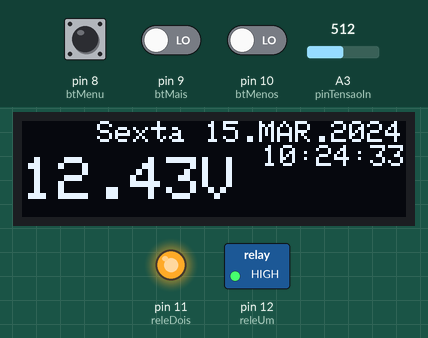
The sketch below on a simulated Arduino Uno, built with avr-gcc and run on an emulated ATmega328P. On the bench: 128×32 one-colour display, switched loads named in the sketch (green lamp = pin HIGH), output pins drawn as LEDs (lit = HIGH). The inputs (shaded band) are chosen by the test bench; at power-on: pin 8 (btMenu) LOW, pin 9 (btMais) LOW, pin 10 (btMenos) LOW, A3 (pinTensaoIn) = 512. The local clock reads 2024-03-15 10:24:30 at power-on unless the sketch sets it.

Above: at 3.7 s.
3.8 s: pin 8 (btMenu) pulled HIGH for 3.2 s
At 7.8 s:
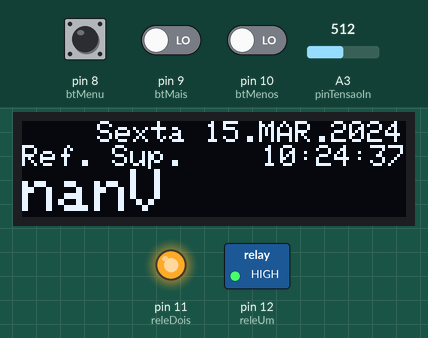
8.5 s: pin 8 (btMenu) pulled HIGH for 0.15 s
At 9.8 s:
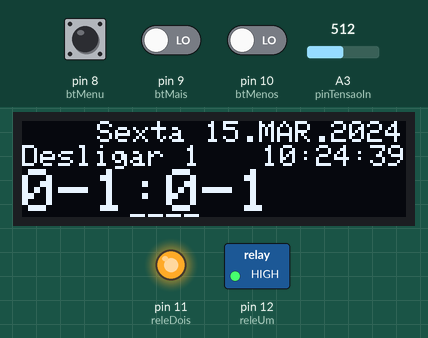
10.1 s: pin 9 (btMais) driven HIGH
At 10.49 s:
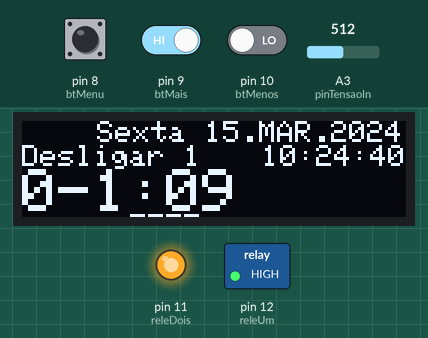
11.8 s: pin 10 (btMenos) driven HIGH
At 13.0 s:
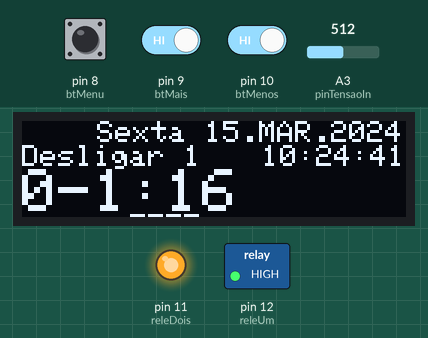
14.8 s: pin 9 (btMais) driven LOW
At 15.01 s:
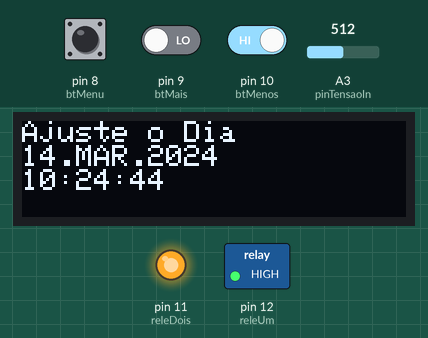
17.2 s: pin 8 (btMenu) pulled HIGH for 1 s
At 17.49 s:
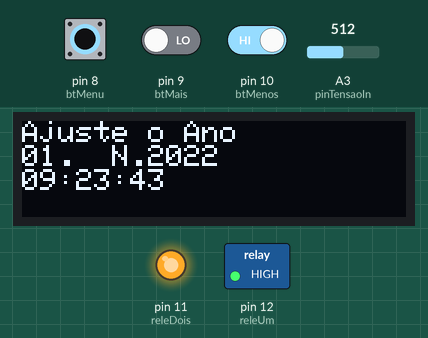
Timing chart, 0 to 20.2 s (numbered marks = the images above; inputs shaded):
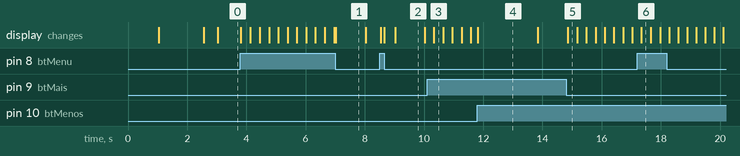

The sketch:

ControladorDeCarga.ino
```cpp
/*
Controlador de Carga
Projeto Criado por Judenilson Araujo Silva, a pedido de seu amigo Dennis Rego de Farias Sousa,
para controle de uso do inversor 12v/220v em sua residência, controlando o estado de acionamento do inversor através de horas determinadas, bem como,
o desligamento automático quando as baterias estiverem abaixo da carga desejada, para conservação das mesmas, permitindo o religamento apenas
quando a voltagem de carga tiver sido alcaçada novamente.
O Arduino será alimentado pelas próprias baterias do sistema. Através de um regulador de tensão ajustado para fornecer 10V.
*/

#include <Adafruit_GFX.h>     // Biblioteca para uso no display
#include <Adafruit_SSD1306.h> // Biblioteca para uso no display

#include <Wire.h>   // Biblioteca para I2C com o módulo RTC (Real Time Clock)
#include <RTClib.h> // Biblioteca do RTC (RTC_DS3231 no meu caso)

#include <EEPROM.h> // Biblioteca para trabalhar com a memória EEPROM

// Declarações usadas no Real Time Clock (RTC) ------------------------------------------------------------------------------
RTC_DS3231 rtc; // Criando um Objeto do tipo RTC_DS3231
char diasDaSemana[7][11] = {"  Domingo", "  Segunda", "    Terca", "   Quarta", "   Quinta", "    Sexta", "   Sabado"};
char meses[12][4] = {"JAN", "FEV", "MAR", "ABR", "MAI", "JUN", "JUL", "AGO", "SET", "OUT", "NOV", "DEZ"};
int tempo[3]={0,0,0};

// Declarações usadas no display ------------------------------------------------------------------------------
// #define SCREEN_WIDTH 128 // OLED display width, in pixels
// #define SCREEN_HEIGHT 64 // OLED display height, in pixels
// #define OLED_RESET     -1 // Reset pin # (or -1 if sharing Arduino reset pin)
// Adafruit_SSD1306 display(SCREEN_WIDTH, SCREEN_HEIGHT, &Wire, OLED_RESET);
Adafruit_SSD1306 display (-1);

// Declarações usadas na medição de tensão ----------------------------------------------------------------
const int pinTensaoIn = A3; // Pino analógico do arduino para medição de tensão
float tensaoMedida = 0.0;
int ajusteSensor = 0; // (2 bytes), Variável usada para possibilitar algum ajuste na medição quando instalado em baterias e conferido com voltímetro.
int timer[8]={23, 59, 2, 2, 3, 3, 4, 4}; // (16 bytes)
float tensaoRefInf = 12.15f; // (4 bytes) Variável de referência inferior para desarme do sistema.
float tensaoRefSup = 13.05f; // (4 bytes) Variável de referência superior para possibilitar rearme do sistema.
float rearme = true; // Variável para controlar se o sistema ja descarregou as baterias.
// A EEPROM vai armazenar 26 Bytes, no Arduino UNO seu tamanho disponível é de 1KB, ou seja, dá q sobra!

// Declarações usadas nos botões ----------------------------------------------------------------
#define btMenu 8
#define btMais 9
#define btMenos 10

// Declarações usadas nos relés ----------------------------------------------------------------
// O ideal é q os relés sejam de acionamento no estado alto (HIGH) não é o caso desse projeto.
#define releUm 12
#define releDois 11
bool estadoReleA = true;
bool estadoReleB = true;

int menu = 0; // declaração de seleção do menu

void setup(){
	// as definições dos relés vem no primeiro instante para que ele não tenha tempo de acionamento, antes da saida ficar HIGH.
	pinMode(releUm, OUTPUT);
	pinMode(releDois, OUTPUT);
  digitalWrite(releUm, estadoReleA);
  digitalWrite(releDois, estadoReleB);

	Serial.begin(115200);
	delay(1000);

	// Para Limpar a EPROM. Rodar apenas uma vez.
  // for (int i = 0 ; i < 50 ; i++) {
  // // EEPROM.write(i, 0); // Limpar EEPROM colocando zero em todas as posições
  // }

	pinMode(btMenu, INPUT);
	pinMode(btMais, INPUT);
	pinMode(btMenos, INPUT);
	pinMode(pinTensaoIn, INPUT);

	// iniciando o Display nas portas padrão para comunicação I2C, display 128x32, o 128x64 é 0x3D
	// Display OLED e Arduino UNO, pinos -> SDA pino A4, SCK pino A5, GND e VCC são óbvios :P
  display.begin(SSD1306_SWITCHCAPVCC, 0x3C);

  display.clearDisplay();
  display.setTextColor(WHITE);
  display.setTextSize(1);
  display.print("Iniciando...");
  display.display();

  delay(1500);
  // SETUP RTC ------------------------------------------------------------------------------
  if (!rtc.begin()) {
      display.clearDisplay();
      display.setTextSize(1);
      display.setCursor(0,5);
      display.print("RTC Problema!");
      display.display();
      while (1);
    }
  if(rtc.lostPower()){ //Se remover a bateria o relógio será ajustado para o dia final do desenvolvimento.
    display.clearDisplay();
    display.setCursor(0,10);
    display.println("Ajuste a");
    display.setCursor(0,20);
    display.println("HORA!");
    display.display();
    rtc.adjust(DateTime(2020, 4, 11, 12, 0, 0)); //(ANO), (MÊS), (DIA), (HORA), (MINUTOS), (SEGUNDOS)
    delay(1500);
  }

  // Resgatando as configurações salvas na EEPROM, caso o Arduino seja desligado.
	EEPROM.get(0, ajusteSensor);
	for (int i = 0; i < 9; i++){
		EEPROM.get(2 + i * 2, timer[i]);
	}
	EEPROM.get(18, tensaoRefInf);
	EEPROM.get(22, tensaoRefSup);
}

void loop(){
  int leituraSensor = analogRead(pinTensaoIn);
  tensaoMedida = (((leituraSensor * 5.0) + ajusteSensor) / 1024.0) / (7539.0 / (29960.0 + 7539.0)) ; // cálculo para exibir tensão de alimentação.
  // ((Leitura_Sensor * Tensão_Máxima_da_Porta) / Resolução) / ((R1 / (R2 + R1)) + ajustes);

	if (digitalRead(btMais) && digitalRead(btMenos)){
  	delay(1000);
  	ajustarDataHora();
	}

  DateTime now = rtc.now();
  tempo[0] = now.hour();
  tempo[1] = now.minute();
  tempo[2] = now.second();
	reles();
  // Dia da semana por extenso  --------------------------------------------
  display.clearDisplay();
  display.setTextSize(1);
  display.setCursor(1,0);
  display.print(diasDaSemana[now.dayOfTheWeek()]);
  display.print(" ");
  // Dia, Mês e Ano (17-OUT-2019) ------------------------------------------
  if (now.day() < 10){  // Colocar o zero na frente quando tiver 1 digito apenas
    display.print(0);
    display.print(now.day(), DEC);
  }else{
    display.print(now.day(), DEC);
  }
  display.print(".");
  display.print(meses[now.month()-1]);
  display.print(".");
  display.println(now.year(), DEC);
  // Horas ------------------------------------------------------------------
  display.setCursor(80,8);
  if (now.hour() < 10){ // Colocar o zero na frente quando tiver 1 digito apenas
    display.print(0);
    display.print(now.hour(), DEC);
  }else {
    display.print(now.hour(), DEC);
  }
  display.print(":");
	// MINUTOS ----------------------------------------------------------------
  if (now.minute() < 10){ // Colocar o zero na frente quando tiver 1 digito apenas
    display.print(0);
    display.print(now.minute(), DEC);
  }else{
    display.print(now.minute(), DEC);
  }
  display.print(":");
  // SEGUNDOS ---------------------------------------------------------------
  if (now.second() < 10){ // Colocar o zero na frente quando tiver 1 digito apenas
    display.print(0);
    display.print(now.second(), DEC);
  }else{
    display.print(now.second(), DEC);
  }

	if (digitalRead(btMenu)){
		menu++;
		if (menu > 12){
			menu = 0;
		}
	}

	switch (menu){
		case 0:
		  display.setTextSize(2);
		  display.setCursor(0,12);
		  display.print(tensaoMedida);
		  display.print("V");
		break;
		case 1: // Timer A Setando HORA ON
			setTimer("Ligar 1", 1, 0, 1);
		break;
		case 2: // Timer A Setando MINUTO ON
			setTimer("Ligar 1", 0, 0, 1);
		break;
		case 3: // Timer A Setando HORA OFF
			setTimer("Desligar 1", 1, 2, 3);
		break;
		case 4: // Timer A Setando MINUTO OFF
			setTimer("Desligar 1", 0, 2, 3);
		break;
		case 5: // Timer B Setando HORA ON
			setTimer("Ligar 2", 1, 4, 5);
		break;
		case 6: // Timer B Setando MINUTO ON
			setTimer("Ligar 2", 0, 4, 5);
		break;
		case 7: // Timer B Setando HORA OFF
			setTimer("Desligar 2", 1, 6, 7);
		break;
		case 8: // Timer B Setando MINUTO OFF
			setTimer("Desligar 2", 0, 6, 7);
		break;
		case 9: // Setando Tensão de Referência Inferior
			display.setTextSize(1);
			display.setCursor(0,8);
			display.print("Ref. Inf.");
			display.setTextSize(2);
			display.setCursor(0,16);
			if (digitalRead(btMais) == HIGH){
				tensaoRefInf += 0.05;
				if (tensaoRefInf >= (tensaoRefSup - 0.2)){	// Ajuste de tensão para não cruzar o limite superior
					tensaoRefInf = tensaoRefSup - 0.2;
				}
			}
			if (digitalRead(btMenos) == HIGH){
				tensaoRefInf -= 0.05;
				if (tensaoRefInf <= 0.0){
					tensaoRefInf = 0.0;
				}
			}
			display.print(tensaoRefInf);
			display.print("V");
		break;
		case 10: // Setando Tensão de referência Superior
			display.setTextSize(1);
			display.setCursor(0,8);
			display.print("Ref. Sup.");
			display.setTextSize(2);
			display.setCursor(0,16);
			if (digitalRead(btMais) == HIGH){
				tensaoRefSup += 0.05;
				if (tensaoRefSup > 25.0){ //limite de tensão que pode ser medida com o dividor instalado, acima disso, danificará o Arduino.
					tensaoRefSup = 25.0;
				}
			}
			if (digitalRead(btMenos) == HIGH){
				tensaoRefSup -= 0.05;
				if (tensaoRefSup <= (tensaoRefInf + 0.2)){ 	// Ajuste de tensão para não cruzar o limite inferior
					tensaoRefSup = tensaoRefInf + 0.2;
				}
			}
			display.print(tensaoRefSup);
			display.print("V");
		break;
		case 11:
		  display.setTextSize(2);
		  display.setCursor(0,12);
		  display.print(tensaoMedida);
		  display.print("V");

			display.setTextSize(1);
			display.setCursor(73,16);
			display.print("Ajuste DC");
			display.setCursor(100,24);
			if (digitalRead(btMais) == HIGH){
				ajusteSensor++;
			}
			if (digitalRead(btMenos) == HIGH){
				ajusteSensor--;
			}
			display.print(ajusteSensor);
		break;
		case 12:
			display.setTextSize(1);
			display.setCursor(0,8);
			display.println("Salvando");
			display.println("Ajustes...");
			display.display();
			salvarEEPROM();
			menu = 0;
	}
  display.display(); // Exibir tudo no display
}

void salvarEEPROM(){
  EEPROM.put(0, ajusteSensor);
  for (byte i = 0; i < 9; i++){
  	EEPROM.put(2 + i * 2, timer[i]);
  }
  EEPROM.put(18, tensaoRefInf);
  EEPROM.put(22, tensaoRefSup);
}

void setTimer(String titulo, int tipo, int hora, int minuto){
	display.setTextSize(1);
  display.setCursor(0,8);
  display.print(titulo);
  display.setTextSize(2);
  display.setCursor(0,16);
	if(timer[hora]<10){
  	display.print(0);
  }
  display.print(timer[hora], DEC);
  display.print(":");
  if(timer[minuto]<10){
  	display.print(0);
  }
  display.print(timer[minuto], DEC);
  display.setTextSize(1);
  display.setCursor(0,25);
 	if (tipo == 1){	// tipo 1 se for ajuste de hora e 0 se for minuto.
	  display.print("____");
	  if (digitalRead(btMais) == HIGH){
			timer[hora]++;
			if (timer[hora] > 23){
				timer[hora] = 0;
			}
		}
		if (digitalRead(btMenos) == HIGH){
			timer[hora]--;
			if (timer[hora] < 0){
				timer[hora] = 23;
			}
		}
	}else{
	  display.print("      ____");
	  if (digitalRead(btMais) == HIGH){
			timer[minuto]++;
			if (timer[minuto] > 59){
				timer[minuto] = 0;
			}
		}
		if (digitalRead(btMenos) == HIGH){
			timer[minuto]--;
			if (timer[minuto] < 0){
				timer[minuto] = 59;
			}
		}
	}
}

void ajustarDataHora(){
	DateTime now = rtc.now();
	int relogio[6] = {now.year(),now.month(),now.day(),now.hour(),now.minute(),now.second()};
	int menu = 0;
	String titulo = "";
	while (!(digitalRead(btMais)==true && digitalRead(btMenos)==true)){
		if (digitalRead(btMenu)){
			menu++;
			if (menu > 5){ menu = 0; }
		}
		switch(menu){
			case 0:
				titulo = "Ajuste o Dia";
				if (digitalRead(btMais)){ relogio[2]++; if (relogio[2] > 31){ relogio[2] = 1; }}
				if (digitalRead(btMenos)){ relogio[2]--; if (relogio[2] < 1){ relogio[2] = 31; }}
			break;
			case 1:
				titulo = "Ajuste o Mes";
				if (digitalRead(btMais)){ relogio[1]++; if (relogio[1] > 12){ relogio[1] = 1; }}
				if (digitalRead(btMenos)){ relogio[1]--; if (relogio[1] < 1){ relogio[1] = 12; }}
			break;
			case 2:
				titulo = "Ajuste o Ano";
				if (digitalRead(btMais)){ relogio[0]++; if (relogio[0] > 2100){ relogio[0] = 2020; }}
				if (digitalRead(btMenos)){ relogio[0]--; if (relogio[0] < 2020){ relogio[0] = 2100; }}
			break;
			case 3:
				titulo = "Ajuste a Hora";
				if (digitalRead(btMais)){ relogio[3]++; if (relogio[3] > 23){ relogio[3] = 0; }}
				if (digitalRead(btMenos)){ relogio[3]--; if (relogio[3] < 0){ relogio[3] = 23; }}
			break;
			case 4:
				titulo = "Ajuste os Minutos";
				if (digitalRead(btMais)){ relogio[4]++; if (relogio[4] > 59){ relogio[4] = 0; }}
				if (digitalRead(btMenos)){ relogio[4]--; if (relogio[4] < 0){ relogio[4] = 59; }}
			break;
			case 5:
				titulo = "Ajuste os Segundos";
				if (digitalRead(btMais)){ relogio[5]++; if (relogio[5] > 59){ relogio[5] = 0; }}
				if (digitalRead(btMenos)){ relogio[5]--; if (relogio[5] < 0){ relogio[5] = 59; }}
			break;
		}
		// Dia da semana por extenso  --------------------------------------------
	  display.clearDisplay();
	  display.setTextSize(1);
	  display.setCursor(0,0);
	  display.println(titulo);
	  // Dia, Mês e Ano (17-OUT-2019) ------------------------------------------
	  if (relogio[2] < 10){  // Colocar o zero na frente quando tiver 1 digito apenas
	    display.print(0);
	    display.print(relogio[2], DEC);
	  }else{
	    display.print(relogio[2], DEC);
	  }
	  display.print(".");
	  display.print(meses[relogio[1]-1]);
	  display.print(".");
	  display.println(relogio[0], DEC);
	  // Horas ------------------------------------------------------------------
	  if (relogio[3] < 10){ // Colocar o zero na frente quando tiver 1 digito apenas
	    display.print(0);
	    display.print(relogio[3], DEC);
	  }else {
	    display.print(relogio[3], DEC);
	  }
	  display.print(":");
		// MINUTOS ----------------------------------------------------------------
	  if (relogio[4] < 10){ // Colocar o zero na frente quando tiver 1 digito apenas
	    display.print(0);
	    display.print(relogio[4], DEC);
	  }else{
	    display.print(relogio[4], DEC);
	  }
	  display.print(":");
	  // SEGUNDOS ---------------------------------------------------------------
	  if (relogio[5] < 10){ // Colocar o zero na frente quando tiver 1 digito apenas
	    display.print(0);
	    display.print(relogio[5], DEC);
	  }else{
	    display.print(relogio[5], DEC);
	  }
	  display.display();
  }
	rtc.adjust(DateTime(relogio[0], relogio[1], relogio[2], relogio[3], relogio[4], relogio[5])); //(ANO), (MÊS), (DIA), (HORA), (MINUTOS), (SEGUNDOS)
	delay(1000);
}

void reles(){
	if (tensaoMedida < tensaoRefInf){	// Se a tensão estiver abaixo do limite inferior, desligará os relés.
		estadoReleA = true;
		estadoReleB = true;
  	digitalWrite(releUm, estadoReleA);
  	digitalWrite(releDois, estadoReleB);
  	rearme = false;	// Trava para que o sistema só volte a rearmar após atingir o limite superior de tensão.
  	return;
	}
	if (tensaoMedida >= tensaoRefSup){		// Assim q o sistema detectar a tensão no limite superior vai rearmar.
		rearme = true;
	}
	if (rearme){
		if ((tempo[0] == timer[0]) && (tempo[1] == timer[1])){	// Ligar relé 1
			estadoReleA = false;
	  	digitalWrite(releUm, estadoReleA);
		}
		if ((tempo[0] == timer[2]) && (tempo[1] == timer[3])){	// Desligar relé 1
			estadoReleA = true;
	  	digitalWrite(releUm, estadoReleA);
		}
		if ((tempo[0] == timer[4]) && (tempo[1] == timer[5])){	// Ligar relé 2
			estadoReleB = false;
	  	digitalWrite(releDois, estadoReleB);
		}
		if ((tempo[0] == timer[6]) && (tempo[1] == timer[7])){	// Desligar relé 2
			estadoReleB = true;
	  	digitalWrite(releDois, estadoReleB);
		}
	}
}
```

Measured:
- after the input at 3.8 s, the display: first changes at once (image 1 shows a later state)
- after the input at 8.5 s, the display: first changes at once (image 2 shows a later state)
- after the input at 10.1 s, the display: changes after 0.24 s (image 3)
- after the input at 14.8 s, the display: changes after 0.06 s (image 5)
- after the input at 17.2 s, the display: changes after 0.14 s (image 6)
- what the display in image 1 shows lasts 1.0 s, from 7.0 s to 8.0 s
- what the display in image 4 shows lasts 2.0 s, from 11.8 s to 13.8 s
